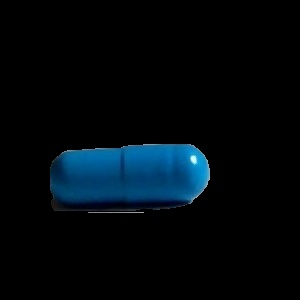
#> input picture Medication_recognation/1.jpg, 300 x 300 px
$ python -i edge_detection.py   (imports and definitions only)   (older library calls are emulated)
#> lines starting #> are read from the running program, lines starting #| are printed output that depends on the picture; after the words box and inside, x2 and y2 are one past the last pixel; in counts of white or black regions, pixels touching at a corner belong together
def edge_detection(img):

#> called with img = '1.jpg'
    import cv2
    import numpy as np

    img = cv2.imread(img, cv2.IMREAD_GRAYSCALE)
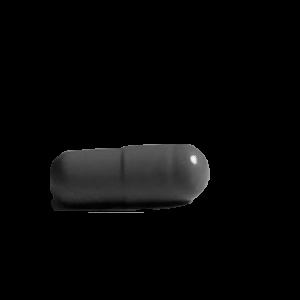
#> img: shape (300, 300); min 0, max 246, mean 6.5
    img = cv2.GaussianBlur(img, (11, 11), 0)

    sobelx = cv2.Sobel(img, cv2.CV_64F, 1, 0)
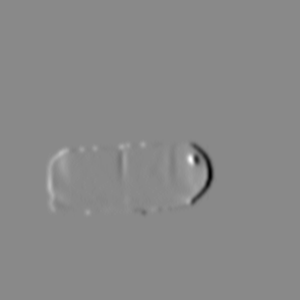
#> sobelx: shape (300, 300) float64; min -216, max 185, mean 0; drawn with min black and max white
    sobely = cv2.Sobel(img, cv2.CV_64F, 0, 1)
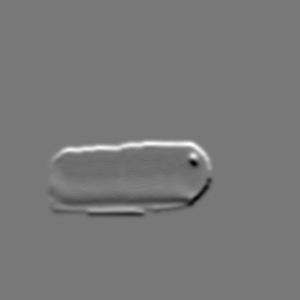
#> sobely: shape (300, 300) float64; min -145, max 163, mean 0; drawn with min black and max white

    laplacian = cv2.Laplacian(img, cv2.CV_64F, ksize=5)
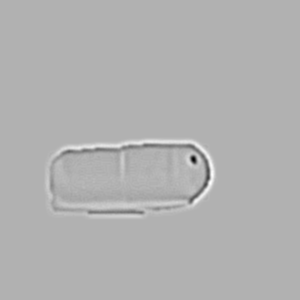
#> laplacian: shape (300, 300) float64; min -1110, max 482, mean 0; drawn with min black and max white

    canny = cv2.Canny(img, 100, 150)
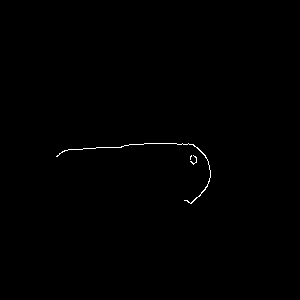
#> canny: shape (300, 300); 0.29% white in thin lines or dots, all inside (x1, y1, x2, y2) = (56, 143, 211, 204)

    cv2.imshow("Image", img)

    cv2.imshow("Canny", canny)

    cv2.waitKey(1000)
    cv2.destroyAllWindows()

>>> result = edge_detection('1.jpg')

$ run again, on Medication_recognation/4.jpg
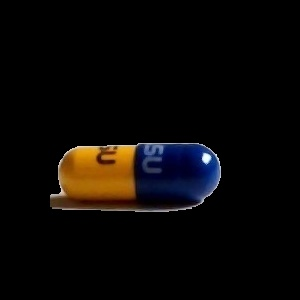
#> input picture Medication_recognation/4.jpg, 300 x 300 px
#> in edge_detection, `laplacian = cv2.Laplacian(img, cv2.CV_64F, ksize=5)`:
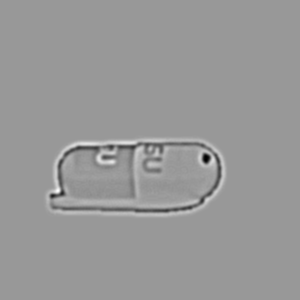
#> laplacian: shape (300, 300) float64; min -1310, max 878, mean 0; drawn with min black and max white
#> in edge_detection, `canny = cv2.Canny(img, 100, 150)`:
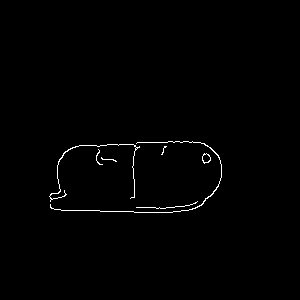
#> canny: shape (300, 300); 0.78% white in thin lines or dots, all inside (x1, y1, x2, y2) = (49, 141, 222, 213)
